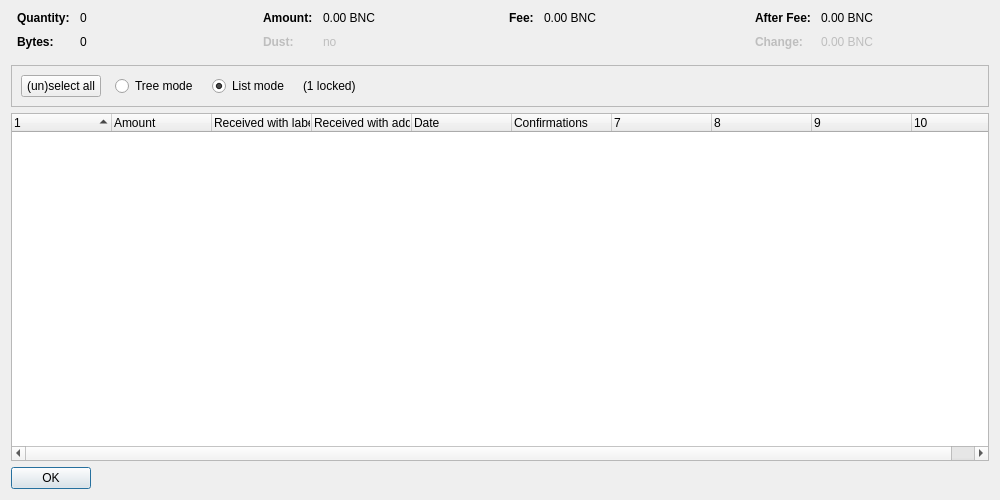
<?xml version="1.0" encoding="UTF-8"?>
<ui version="4.0">
 <class>CoinControlDialog</class>
 <widget class="QDialog" name="CoinControlDialog">
  <property name="geometry">
   <rect>
    <x>0</x>
    <y>0</y>
    <width>1000</width>
    <height>500</height>
   </rect>
  </property>
  <property name="windowTitle">
   <string>Coin Selection</string>
  </property>
  <layout class="QVBoxLayout" name="verticalLayout">
   <item>
    <layout class="QHBoxLayout" name="horizontalLayoutTop" stretch="0,0,0,0">
     <property name="topMargin">
      <number>0</number>
     </property>
     <property name="bottomMargin">
      <number>10</number>
     </property>
     <item>
      <layout class="QFormLayout" name="formLayoutCoinControl1">
       <property name="horizontalSpacing">
        <number>10</number>
       </property>
       <property name="verticalSpacing">
        <number>10</number>
       </property>
       <property name="leftMargin">
        <number>6</number>
       </property>
       <property name="rightMargin">
        <number>6</number>
       </property>
       <item row="0" column="0">
        <widget class="QLabel" name="labelCoinControlQuantityText">
         <property name="font">
          <font>
           <weight>75</weight>
           <bold>true</bold>
          </font>
         </property>
         <property name="text">
          <string>Quantity:</string>
         </property>
        </widget>
       </item>
       <item row="0" column="1">
        <widget class="QLabel" name="labelCoinControlQuantity">
         <property name="cursor">
          <cursorShape>IBeamCursor</cursorShape>
         </property>
         <property name="contextMenuPolicy">
          <enum>Qt::ActionsContextMenu</enum>
         </property>
         <property name="text">
          <string notr="true">0</string>
         </property>
         <property name="textInteractionFlags">
          <set>Qt::LinksAccessibleByMouse|Qt::TextSelectableByKeyboard|Qt::TextSelectableByMouse</set>
         </property>
        </widget>
       </item>
       <item row="1" column="0">
        <widget class="QLabel" name="labelCoinControlBytesText">
         <property name="font">
          <font>
           <weight>75</weight>
           <bold>true</bold>
          </font>
         </property>
         <property name="text">
          <string>Bytes:</string>
         </property>
        </widget>
       </item>
       <item row="1" column="1">
        <widget class="QLabel" name="labelCoinControlBytes">
         <property name="cursor">
          <cursorShape>IBeamCursor</cursorShape>
         </property>
         <property name="contextMenuPolicy">
          <enum>Qt::ActionsContextMenu</enum>
         </property>
         <property name="text">
          <string notr="true">0</string>
         </property>
         <property name="textInteractionFlags">
          <set>Qt::LinksAccessibleByMouse|Qt::TextSelectableByKeyboard|Qt::TextSelectableByMouse</set>
         </property>
        </widget>
       </item>
      </layout>
     </item>
     <item>
      <layout class="QFormLayout" name="formLayoutCoinControl2">
       <property name="horizontalSpacing">
        <number>10</number>
       </property>
       <property name="verticalSpacing">
        <number>10</number>
       </property>
       <property name="leftMargin">
        <number>6</number>
       </property>
       <property name="rightMargin">
        <number>6</number>
       </property>
       <item row="0" column="0">
        <widget class="QLabel" name="labelCoinControlAmountText">
         <property name="font">
          <font>
           <weight>75</weight>
           <bold>true</bold>
          </font>
         </property>
         <property name="text">
          <string>Amount:</string>
         </property>
        </widget>
       </item>
       <item row="0" column="1">
        <widget class="QLabel" name="labelCoinControlAmount">
         <property name="cursor">
          <cursorShape>IBeamCursor</cursorShape>
         </property>
         <property name="contextMenuPolicy">
          <enum>Qt::ActionsContextMenu</enum>
         </property>
         <property name="text">
          <string notr="true">0.00 BNC</string>
         </property>
         <property name="textInteractionFlags">
          <set>Qt::LinksAccessibleByMouse|Qt::TextSelectableByKeyboard|Qt::TextSelectableByMouse</set>
         </property>
        </widget>
       </item>
       <item row="1" column="0">
        <widget class="QLabel" name="labelCoinControlLowOutputText">
         <property name="enabled">
          <bool>false</bool>
         </property>
         <property name="font">
          <font>
           <weight>75</weight>
           <bold>true</bold>
          </font>
         </property>
         <property name="text">
          <string>Dust:</string>
         </property>
        </widget>
       </item>
       <item row="1" column="1">
        <widget class="QLabel" name="labelCoinControlLowOutput">
         <property name="enabled">
          <bool>false</bool>
         </property>
         <property name="cursor">
          <cursorShape>IBeamCursor</cursorShape>
         </property>
         <property name="contextMenuPolicy">
          <enum>Qt::ActionsContextMenu</enum>
         </property>
         <property name="text">
          <string notr="true">no</string>
         </property>
         <property name="textInteractionFlags">
          <set>Qt::LinksAccessibleByMouse|Qt::TextSelectableByKeyboard|Qt::TextSelectableByMouse</set>
         </property>
        </widget>
       </item>
      </layout>
     </item>
     <item>
      <layout class="QFormLayout" name="formLayoutCoinControl3">
       <property name="horizontalSpacing">
        <number>10</number>
       </property>
       <property name="verticalSpacing">
        <number>10</number>
       </property>
       <property name="leftMargin">
        <number>6</number>
       </property>
       <property name="rightMargin">
        <number>6</number>
       </property>
       <item row="0" column="0">
        <widget class="QLabel" name="labelCoinControlFeeText">
         <property name="font">
          <font>
           <weight>75</weight>
           <bold>true</bold>
          </font>
         </property>
         <property name="text">
          <string>Fee:</string>
         </property>
        </widget>
       </item>
       <item row="0" column="1">
        <widget class="QLabel" name="labelCoinControlFee">
         <property name="cursor">
          <cursorShape>IBeamCursor</cursorShape>
         </property>
         <property name="contextMenuPolicy">
          <enum>Qt::ActionsContextMenu</enum>
         </property>
         <property name="text">
          <string notr="true">0.00 BNC</string>
         </property>
         <property name="textInteractionFlags">
          <set>Qt::LinksAccessibleByMouse|Qt::TextSelectableByKeyboard|Qt::TextSelectableByMouse</set>
         </property>
        </widget>
       </item>
      </layout>
     </item>
     <item>
      <layout class="QFormLayout" name="formLayoutCoinControl4">
       <property name="horizontalSpacing">
        <number>10</number>
       </property>
       <property name="verticalSpacing">
        <number>10</number>
       </property>
       <property name="leftMargin">
        <number>6</number>
       </property>
       <property name="rightMargin">
        <number>6</number>
       </property>
       <item row="0" column="0">
        <widget class="QLabel" name="labelCoinControlAfterFeeText">
         <property name="font">
          <font>
           <weight>75</weight>
           <bold>true</bold>
          </font>
         </property>
         <property name="text">
          <string>After Fee:</string>
         </property>
        </widget>
       </item>
       <item row="0" column="1">
        <widget class="QLabel" name="labelCoinControlAfterFee">
         <property name="cursor">
          <cursorShape>IBeamCursor</cursorShape>
         </property>
         <property name="contextMenuPolicy">
          <enum>Qt::ActionsContextMenu</enum>
         </property>
         <property name="text">
          <string notr="true">0.00 BNC</string>
         </property>
         <property name="textInteractionFlags">
          <set>Qt::LinksAccessibleByMouse|Qt::TextSelectableByKeyboard|Qt::TextSelectableByMouse</set>
         </property>
        </widget>
       </item>
       <item row="1" column="0">
        <widget class="QLabel" name="labelCoinControlChangeText">
         <property name="enabled">
          <bool>false</bool>
         </property>
         <property name="font">
          <font>
           <weight>75</weight>
           <bold>true</bold>
          </font>
         </property>
         <property name="text">
          <string>Change:</string>
         </property>
        </widget>
       </item>
       <item row="1" column="1">
        <widget class="QLabel" name="labelCoinControlChange">
         <property name="enabled">
          <bool>false</bool>
         </property>
         <property name="cursor">
          <cursorShape>IBeamCursor</cursorShape>
         </property>
         <property name="contextMenuPolicy">
          <enum>Qt::ActionsContextMenu</enum>
         </property>
         <property name="text">
          <string notr="true">0.00 BNC</string>
         </property>
         <property name="textInteractionFlags">
          <set>Qt::LinksAccessibleByMouse|Qt::TextSelectableByKeyboard|Qt::TextSelectableByMouse</set>
         </property>
        </widget>
       </item>
      </layout>
     </item>
    </layout>
   </item>
   <item>
    <widget class="QFrame" name="frame">
     <property name="minimumSize">
      <size>
       <width>0</width>
       <height>40</height>
      </size>
     </property>
     <property name="frameShape">
      <enum>QFrame::StyledPanel</enum>
     </property>
     <property name="frameShadow">
      <enum>QFrame::Sunken</enum>
     </property>
     <layout class="QHBoxLayout" name="horizontalLayout">
      <item>
       <layout class="QHBoxLayout" name="horizontalLayoutPanel" stretch="0,0,0,0,0">
        <property name="spacing">
         <number>14</number>
        </property>
        <item>
         <widget class="QPushButton" name="pushButtonSelectAll">
          <property name="sizePolicy">
           <sizepolicy hsizetype="Maximum" vsizetype="Fixed">
            <horstretch>0</horstretch>
            <verstretch>0</verstretch>
           </sizepolicy>
          </property>
          <property name="text">
           <string>(un)select all</string>
          </property>
          <property name="autoDefault">
           <bool>false</bool>
          </property>
         </widget>
        </item>
        <item>
         <widget class="QRadioButton" name="radioTreeMode">
          <property name="sizePolicy">
           <sizepolicy hsizetype="Maximum" vsizetype="Fixed">
            <horstretch>0</horstretch>
            <verstretch>0</verstretch>
           </sizepolicy>
          </property>
          <property name="text">
           <string>Tree mode</string>
          </property>
         </widget>
        </item>
        <item>
         <widget class="QRadioButton" name="radioListMode">
          <property name="sizePolicy">
           <sizepolicy hsizetype="Maximum" vsizetype="Fixed">
            <horstretch>0</horstretch>
            <verstretch>0</verstretch>
           </sizepolicy>
          </property>
          <property name="text">
           <string>List mode</string>
          </property>
          <property name="checked">
           <bool>true</bool>
          </property>
         </widget>
        </item>
        <item>
         <widget class="QLabel" name="labelLocked">
          <property name="text">
           <string notr="true">(1 locked)</string>
          </property>
         </widget>
        </item>
        <item>
         <spacer name="horizontalSpacer">
          <property name="orientation">
           <enum>Qt::Horizontal</enum>
          </property>
          <property name="sizeHint" stdset="0">
           <size>
            <width>40</width>
            <height>20</height>
           </size>
          </property>
         </spacer>
        </item>
       </layout>
      </item>
     </layout>
    </widget>
   </item>
   <item>
    <widget class="CoinControlTreeWidget" name="treeWidget">
     <property name="contextMenuPolicy">
      <enum>Qt::CustomContextMenu</enum>
     </property>
     <property name="sortingEnabled">
      <bool>false</bool>
     </property>
     <property name="columnCount">
      <number>10</number>
     </property>
     <attribute name="headerShowSortIndicator" stdset="0">
      <bool>true</bool>
     </attribute>
     <attribute name="headerStretchLastSection">
      <bool>false</bool>
     </attribute>
     <column>
      <property name="text">
       <string/>
      </property>
     </column>
     <column>
      <property name="text">
       <string>Amount</string>
      </property>
     </column>
     <column>
      <property name="text">
       <string>Received with label</string>
      </property>
     </column>
     <column>
      <property name="text">
       <string>Received with address</string>
      </property>
     </column>
     <column>
      <property name="text">
       <string>Date</string>
      </property>
     </column>
     <column>
      <property name="text">
       <string>Confirmations</string>
      </property>
      <property name="toolTip">
       <string>Confirmed</string>
      </property>
     </column>
     <column>
      <property name="text">
       <string/>
      </property>
     </column>
     <column>
      <property name="text">
       <string/>
      </property>
     </column>
     <column>
      <property name="text">
       <string/>
      </property>
     </column>
     <column>
      <property name="text">
       <string/>
      </property>
     </column>
    </widget>
   </item>
   <item>
    <widget class="QDialogButtonBox" name="buttonBox">
     <property name="sizePolicy">
      <sizepolicy hsizetype="Maximum" vsizetype="Fixed">
       <horstretch>0</horstretch>
       <verstretch>0</verstretch>
      </sizepolicy>
     </property>
     <property name="orientation">
      <enum>Qt::Horizontal</enum>
     </property>
     <property name="standardButtons">
      <set>QDialogButtonBox::Ok</set>
     </property>
    </widget>
   </item>
  </layout>
 </widget>
 <customwidgets>
  <customwidget>
   <class>CoinControlTreeWidget</class>
   <extends>QTreeWidget</extends>
   <header>coincontroltreewidget.h</header>
  </customwidget>
 </customwidgets>
 <resources/>
 <connections/>
</ui>
